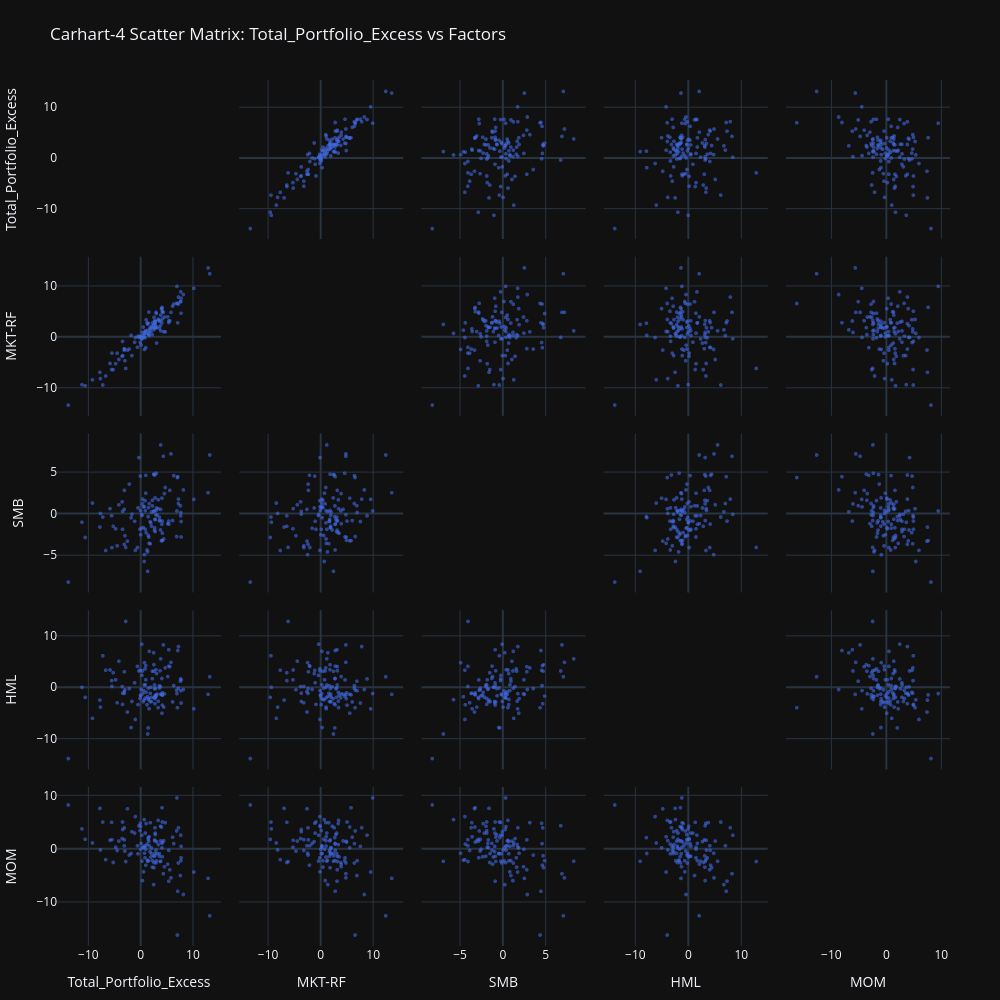

Here is the notebook cell this chart was saved with:
### Markdown cell above
### 3. Carhart Four-Factor Model, portfolio by portfolio

**What the code does.** Same structure as the FF3 section, but the nested test now compares FF3 vs. Carhart (`H₀: MOM = 0`), i.e. it asks whether momentum adds explanatory power on top of market, size and value. The dashboard and full coefficient table are shown for `Total_Portfolio`, and the section ends with a comparison chart, this time FF3 vs. Carhart.

**Results obtained.**

| Portfolio | MOM=0 F-stat | p-value | Verdict |
|---|---|---|---|
| Growth | 2.08 | 0.152 | fail to reject |
| Value | 5.67 | 0.019 | reject H₀ |
| Small_Mid | 6.14 | 0.015 | reject H₀ |
| Defensif | 0.28 | 0.599 | fail to reject |
| Qualite | 0.02 | 0.876 | fail to reject |
| Cyclique | 0.16 | 0.687 | fail to reject |
| Total_Portfolio | 8.12 | 0.005 | reject H₀ |

For `Total_Portfolio`: α = 0.326 (p = 0.004), β(MKT-RF) = 0.938, β(SMB) = -0.019 (n.s.), β(HML) = 0.164 (p < 0.001), β(MOM) = **-0.090** (p = 0.005), R² = 0.933 (marginal gain over FF3's 0.929).

**Economic interpretation.** Momentum is significant for only 3 of 7 portfolios (Value, Small_Mid, Total_Portfolio), and where it is significant, its sign is systematically **negative** — the opposite of the "winners keep winning" effect Carhart (1997) documented in mutual fund performance. A negative MOM loading here more plausibly reflects a *contrarian/mean-reverting* tilt embedded in the value-heavy sleeves of this specific portfolio (post-2016 US equities saw momentum crash sharply around several turning points, e.g. the 2020 growth-to-value rotation and the 2022 tightening cycle) rather than a genuine, stable momentum premium. Combined with the fact that R² barely moves from FF3 to Carhart for most portfolios (e.g. Growth: 0.782 → 0.785; Qualite: 0.607 → 0.607), this is a good illustration of the notebook's opening question: momentum, in this sample, mostly looks like statistical noise or a sample-specific artifact rather than a robust additional risk factor.

### Code cell
for port in portfolio_to_plot:
    portfolio_col = f'{port}_Excess'
    print(f"\n--- Analysis for portfolio: {port} ---")
    
    ff3_results = run_multifactor_analysis(df_final, portfolio_col, ff3_factors)    
    carhart_results = run_multifactor_analysis(df_final, portfolio_col, carhart_factors)
    
    f_test_carhart = compare_models_f_test(ff3_results['model'], carhart_results['model'])
    f_stat_carhart = f_test_carhart['F'][1]
    p_val_carhart = f_test_carhart['Pr(>F)'][1]
    
    print("\n--- Nullity Test for Momentum Factor (MOM=0) ---")
    print(f"F-statistic (nested test): {f_stat_carhart:.4f}")
    print(f"P-value (nested test)    : {p_val_carhart:.6f}")
    if p_val_carhart < 0.05:
        print("=> Conclusion: Reject H0. Adding MOM is statistically significant.")
    else:
        print("=> Conclusion: Do not reject H0. Adding MOM does not significantly improve the model over FF3.")
        
    if port == selected_portfolio:
        print(f"\n--- Carhart Results for {port} ---")
        carhart_summary = pd.DataFrame({
            'Coefficient': carhart_results['params'],
            'Std Error': carhart_results['model'].bse,
            't-stat': carhart_results['model'].tvalues,
            'p-value': carhart_results['pvalues']
        }).round(4)
        carhart_summary.index = ['Alpha'] + carhart_factors
        print(carhart_summary)
        print("-" * 50)
        print(f"R-squared         : {carhart_results['r2']:.4f}")
        print(f"Adjusted R-squared: {carhart_results['adj_r2']:.4f}")
        print(f"F-stat (global)   : {carhart_results['f_stat']:.4f} (p-value: {carhart_results['p_f']:.6f})")
        

        plot_scatter_matrix(df_final, portfolio_col, carhart_factors, "Carhart-4")
        plot_multifactor_dashboard(df_final, portfolio_col, carhart_results, carhart_factors)
        
print("\n\n" + "="*25 + " COMPARATIVE PLOTS " + "="*25)
plot_model_comparison_charts(comparison_df, 'FF3', 'Carhart')

### Figure 1 — Plotly figure (JSON) as saved in the notebook; plotly's stock layout.template omitted (floating-point values rounded to 4 significant figures)
{"data": [{"diagonal": {"visible": false}, "dimensions": [{"axis": {"matches": true}, "label": "Total_Portfolio_Excess", "values": [0.5467, 7.588, 0.3429, 2.732, -0.02943, 4.544, 2.227, 0.3943, -0.6143, 4.335, 2.926, 2.056, 4.147, -0.5097, 0.8939, 4.421, 0.9723, 2.664, -0.1254, 2.511, 3.79, 3.574, 1.95, 3.975, -3.452, -2.199, 0.7045, 2.737, 1.495, 2.652, 3.335, -0.01135, -6.696, 3.596, -10.62, 8.164, 3.375, 1.608, 5.168, -7.794, 7.69, 0.8866, -2.536, 2.474, 2.059, 2.552, 2.24, -1.019, -7.7, -13.84, 12.89, 4.075, 2.746, 4.083, 7.731, -1.672, 0.9831, 13.21, 2.996, -0.3264, 7.079, 5.368, 4.158, 1.637, 1.423, 1.314, 2.788, -4.161, 6.867, 0.08774, 3.704, -2.862, -3.123, 2.75, -7.248, 0.2264, -9.218, 10.16, -3.547, -11.23, 7.23, 7.726, -5.562, 7.024, -3.129, 1.342, 1.473, -1.829, 7.206, 5.567, -3.128, -4.784, -5.496, 7.652, 5.792, 0.6808, 4.145, 5.373, -3.017, 3.807, 1.214, 3.831, 1.833, 1.796, -1.158, 6.315, -4.496, 4.059, 0.7283, -5.254, -3.47, 6.101, 2.93, 3.143, 2.535, 1.036, 0.4947, 0.8294, 0.2406, 4.687, 3.041, -5.864, 6.938, 1.549, -0.0741]}, {"axis": {"matches": true}, "label": "MKT-RF", "values": [-0.07, 6.95, 0.91, 1.78, -0.03, 3.94, 0.49, 0.27, -2.01, 4.85, 1.81, 1.94, 3.55, 0.17, 1.08, 1.07, 0.78, 1.88, 0.18, 2.49, 2.25, 3.12, 1.06, 5.58, -3.64, -2.35, 0.29, 2.63, 0.49, 3.2, 3.46, 0.06, -7.64, 1.71, -9.55, 8.36, 3.42, 1.1, 3.97, -6.92, 6.99, 1.22, -2.55, 1.42, 2.07, 3.87, 2.76, -0.09, -8.15, -13.35, 13.58, 5.59, 2.44, 5.83, 7.62, -3.64, -2.08, 12.44, 4.63, -0.07, 2.81, 3.16, 4.97, 0.29, 2.73, 1.34, 2.95, -4.4, 6.63, -1.58, 3.24, -6.15, -2.28, 3.08, -9.41, -0.33, -8.4, 9.57, -3.77, -9.34, 7.86, 4.69, -6.38, 6.6, -2.57, 2.49, 0.63, 0.33, 6.46, 3.21, -2.36, -5.23, -3.15, 8.88, 4.85, 0.73, 5.07, 2.84, -4.65, 4.32, 2.8, 1.22, 1.61, 1.73, -1.0, 6.49, -3.16, 2.8, -2.43, -6.39, -0.84, 6.06, 4.86, 1.98, 1.84, 3.39, 1.96, -0.13, -0.36, 1.03, -1.18, -5.18, 9.95, 4.91, -1.07]}, {"axis": {"matches": true}, "label": "SMB", "values": [0.87, 1.0, 1.23, -0.62, 0.42, 2.47, 1.66, 1.81, -4.02, 6.96, 0.44, -1.44, -2.3, 0.75, 0.41, -2.99, 2.52, -1.64, -1.83, 4.76, -1.91, -0.38, -1.05, -3.21, 0.34, 3.61, 0.89, 4.71, 0.77, -1.93, 0.65, -2.49, -4.38, -0.81, -2.81, 2.91, 1.72, -3.52, -1.15, -1.56, 0.19, -1.82, -3.25, 0.29, 0.25, 0.39, 0.99, -4.37, 0.08, -8.18, 2.57, 1.92, 1.95, -3.19, -0.89, -0.01, 4.67, 7.12, 4.93, 6.81, 4.5, -0.84, -3.16, 1.27, -0.3, -4.55, -0.66, 1.12, -2.7, -1.7, -0.78, -4.01, 2.86, -2.11, -0.35, -0.03, 1.33, 1.78, 1.48, -0.98, 1.81, -2.75, -0.2, 4.4, 0.57, -6.89, -2.57, -0.43, 1.28, 2.86, -3.64, -1.77, -4.03, -0.21, 7.25, -5.7, -0.84, -1.2, -2.6, 0.57, -4.32, 8.33, -3.57, -0.91, -0.86, 4.63, -3.82, -1.23, -4.88, -1.47, -1.83, -0.77, -0.08, -0.13, 4.81, -2.24, -1.62, 1.62, -0.17, 3.21, 0.74, 0.66, 0.38, -2.77, 4.58]}, {"axis": {"matches": true}, "label": "HML", "values": [-0.61, 1.22, 3.22, -1.62, -1.49, -1.24, 3.17, -1.19, 4.11, 8.29, 3.47, -2.76, -1.5, -3.33, -2.05, -3.82, 1.5, -0.23, -2.13, 3.15, 0.13, -0.09, 0.05, -1.32, -1.1, -0.21, 0.53, -3.14, -2.33, 0.49, -3.91, -1.62, 3.38, 0.36, -1.92, -0.39, -2.66, -4.14, 2.13, -2.45, -0.64, 0.5, -4.77, 6.76, -1.92, -2.0, 1.73, -6.22, -3.82, -13.83, -1.34, -5.0, -2.17, -1.44, -3.02, -2.72, 4.25, 2.09, -1.68, 3.22, 7.2, 7.35, -1.02, 7.04, -7.86, -1.79, -0.23, 5.12, -0.53, -0.37, 3.25, 12.86, 3.06, -1.9, 6.18, 8.44, -6.0, -4.15, 0.18, 0.03, 7.97, 1.48, 1.34, -3.94, -0.8, -9.05, -0.12, -7.79, -0.13, 4.06, -1.15, 1.5, 0.2, 1.67, 4.89, -2.38, -3.43, 4.16, -0.45, -1.31, -3.36, 5.57, -1.13, -2.73, 0.91, 0.38, -2.97, 1.76, 4.84, 2.87, -3.29, -2.81, -1.43, -1.28, 4.44, -0.93, -2.76, 3.62, 2.36, 3.82, 2.71, 3.41, -1.17, -2.16, 3.34]}, {"axis": {"matches": true}, "label": "MOM", "values": [-4.34, -5.04, -5.99, 1.45, 4.14, -3.39, -3.46, 0.22, 0.55, -4.7, -0.26, -0.92, -1.53, -0.96, 0.5, 1.5, -0.11, 1.64, 3.38, -1.34, 4.21, -0.94, -1.57, 4.06, 3.6, -1.2, 0.45, 3.91, -2.28, -1.43, 5.31, -0.1, -2.06, -1.42, 1.75, -8.6, 0.77, 2.24, -2.91, 7.56, -2.26, 2.93, 7.48, -6.74, 0.13, -2.61, -2.24, 6.02, -0.24, 8.2, -5.58, 0.15, -0.87, 7.69, 0.43, 3.18, -3.1, -12.6, -2.27, 4.3, -7.99, -6.1, 1.23, 0.56, 2.07, -2.17, 2.63, 1.43, 3.32, 0.97, -2.4, -2.41, 1.65, 2.92, 4.99, 2.52, 1.07, -4.38, 1.89, 3.71, 3.92, -1.71, 4.94, -16.21, 0.54, -2.37, 1.75, -0.9, -2.7, -3.96, 3.91, 0.27, 1.69, 2.53, -5.48, 5.45, 5.01, -0.32, -0.45, 1.45, 0.86, -2.36, 4.87, -0.56, 2.92, 0.94, -0.34, 0.99, -0.85, -2.59, 5.01, 2.16, -2.68, -0.94, -3.58, 4.71, 0.19, -1.71, -2.34, 4.89, 1.32, 1.57, 9.52, 1.38, 4.76]}], "hovertemplate": "%{xaxis.title.text}=%{x}<br>%{yaxis.title.text}=%{y}<extra></extra>", "legendgroup": "", "marker": {"color": "royalblue", "opacity": 0.6, "size": 4, "symbol": "circle"}, "name": "", "showlegend": false, "type": "splom"}], "layout": {"dragmode": "select", "height": 1000, "hovermode": "closest", "legend": {"tracegroupgap": 0}, "margin": {"b": 50, "l": 50, "r": 50, "t": 80}, "title": {"text": "Carhart-4 Scatter Matrix: Total_Portfolio_Excess vs Factors"}, "width": 1000}}
